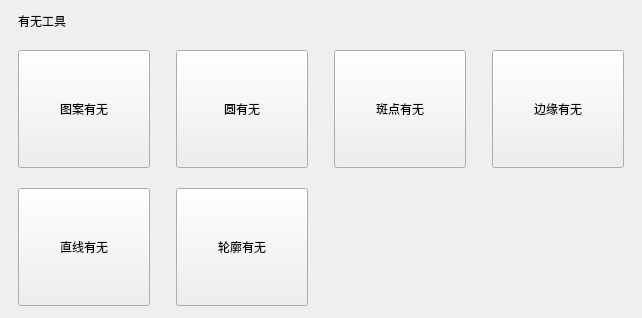
              <widget class="QFrame" name="presenceCategoryFrame">
               <property name="frameShape">
                <enum>QFrame::NoFrame</enum>
               </property>
               <property name="toolCategory" stdset="0">
                <bool>true</bool>
               </property>
               <layout class="QGridLayout" name="gridLayout_presenceCategoryFrame">
                <property name="leftMargin">
                 <number>18</number>
                </property>
                <property name="topMargin">
                 <number>12</number>
                </property>
                <property name="rightMargin">
                 <number>18</number>
                </property>
                <property name="bottomMargin">
                 <number>12</number>
                </property>
                <property name="horizontalSpacing">
                 <number>26</number>
                </property>
                <property name="verticalSpacing">
                 <number>20</number>
                </property>
                <item row="1" column="0">
                 <widget class="QToolButton" name="presenceToolButton">
                  <property name="minimumSize">
                   <size>
                    <width>132</width>
                    <height>118</height>
                   </size>
                  </property>
                  <property name="text">
                   <string>图案有无</string>
                  </property>
                  <property name="icon">
                   <iconset resource="../resources/resources.qrc">
                    <normaloff>:/icons/eye.svg</normaloff>:/icons/eye.svg</iconset>
                  </property>
                  <property name="iconSize">
                   <size>
                    <width>46</width>
                    <height>46</height>
                   </size>
                  </property>
                  <property name="checkable">
                   <bool>true</bool>
                  </property>
                  <property name="toolButtonStyle">
                   <enum>Qt::ToolButtonTextUnderIcon</enum>
                  </property>
                  <property name="toolCard" stdset="0">
                   <bool>true</bool>
                  </property>
                 </widget>
                </item>
                <item row="1" column="1">
                 <widget class="QToolButton" name="circlePresenceButton">
                  <property name="minimumSize">
                   <size>
                    <width>132</width>
                    <height>118</height>
                   </size>
                  </property>
                  <property name="text">
                   <string>圆有无</string>
                  </property>
                  <property name="icon">
                   <iconset resource="../resources/resources.qrc">
                    <normaloff>:/icons/eye.svg</normaloff>:/icons/eye.svg</iconset>
                  </property>
                  <property name="iconSize">
                   <size>
                    <width>46</width>
                    <height>46</height>
                   </size>
                  </property>
                  <property name="checkable">
                   <bool>true</bool>
                  </property>
                  <property name="toolButtonStyle">
                   <enum>Qt::ToolButtonTextUnderIcon</enum>
                  </property>
                  <property name="toolCard" stdset="0">
                   <bool>true</bool>
                  </property>
                 </widget>
                </item>
                <item row="1" column="2">
                 <widget class="QToolButton" name="blobPresenceButton">
                  <property name="minimumSize">
                   <size>
                    <width>132</width>
                    <height>118</height>
                   </size>
                  </property>
                  <property name="text">
                   <string>斑点有无</string>
                  </property>
                  <property name="icon">
                   <iconset resource="../resources/resources.qrc">
                    <normaloff>:/icons/eye.svg</normaloff>:/icons/eye.svg</iconset>
                  </property>
                  <property name="iconSize">
                   <size>
                    <width>46</width>
                    <height>46</height>
                   </size>
                  </property>
                  <property name="checkable">
                   <bool>true</bool>
                  </property>
                  <property name="toolButtonStyle">
                   <enum>Qt::ToolButtonTextUnderIcon</enum>
                  </property>
                  <property name="toolCard" stdset="0">
                   <bool>true</bool>
                  </property>
                 </widget>
                </item>
                <item row="1" column="3">
                 <widget class="QToolButton" name="edgePresenceButton">
                  <property name="minimumSize">
                   <size>
                    <width>132</width>
                    <height>118</height>
                   </size>
                  </property>
                  <property name="text">
                   <string>边缘有无</string>
                  </property>
                  <property name="icon">
                   <iconset resource="../resources/resources.qrc">
                    <normaloff>:/icons/eye.svg</normaloff>:/icons/eye.svg</iconset>
                  </property>
                  <property name="iconSize">
                   <size>
                    <width>46</width>
                    <height>46</height>
                   </size>
                  </property>
                  <property name="checkable">
                   <bool>true</bool>
                  </property>
                  <property name="toolButtonStyle">
                   <enum>Qt::ToolButtonTextUnderIcon</enum>
                  </property>
                  <property name="toolCard" stdset="0">
                   <bool>true</bool>
                  </property>
                 </widget>
                </item>
                <item row="2" column="0">
                 <widget class="QToolButton" name="linePresenceButton">
                  <property name="minimumSize">
                   <size>
                    <width>132</width>
                    <height>118</height>
                   </size>
                  </property>
                  <property name="text">
                   <string>直线有无</string>
                  </property>
                  <property name="icon">
                   <iconset resource="../resources/resources.qrc">
                    <normaloff>:/icons/eye.svg</normaloff>:/icons/eye.svg</iconset>
                  </property>
                  <property name="iconSize">
                   <size>
                    <width>46</width>
                    <height>46</height>
                   </size>
                  </property>
                  <property name="checkable">
                   <bool>true</bool>
                  </property>
                  <property name="toolButtonStyle">
                   <enum>Qt::ToolButtonTextUnderIcon</enum>
                  </property>
                  <property name="toolCard" stdset="0">
                   <bool>true</bool>
                  </property>
                 </widget>
                </item>
                <item row="2" column="1">
                 <widget class="QToolButton" name="contourPresenceButton">
                  <property name="minimumSize">
                   <size>
                    <width>132</width>
                    <height>118</height>
                   </size>
                  </property>
                  <property name="text">
                   <string>轮廓有无</string>
                  </property>
                  <property name="icon">
                   <iconset resource="../resources/resources.qrc">
                    <normaloff>:/icons/eye.svg</normaloff>:/icons/eye.svg</iconset>
                  </property>
                  <property name="iconSize">
                   <size>
                    <width>46</width>
                    <height>46</height>
                   </size>
                  </property>
                  <property name="checkable">
                   <bool>true</bool>
                  </property>
                  <property name="toolButtonStyle">
                   <enum>Qt::ToolButtonTextUnderIcon</enum>
                  </property>
                  <property name="toolCard" stdset="0">
                   <bool>true</bool>
                  </property>
                 </widget>
                </item>
                <item row="0" column="0" colspan="4">
                 <widget class="QLabel" name="presenceCategoryFrameTitleLabel">
                  <property name="text">
                   <string>有无工具</string>
                  </property>
                  <property name="categoryTitle" stdset="0">
                   <bool>true</bool>
                  </property>
                 </widget>
                </item>
               </layout>
              </widget>
